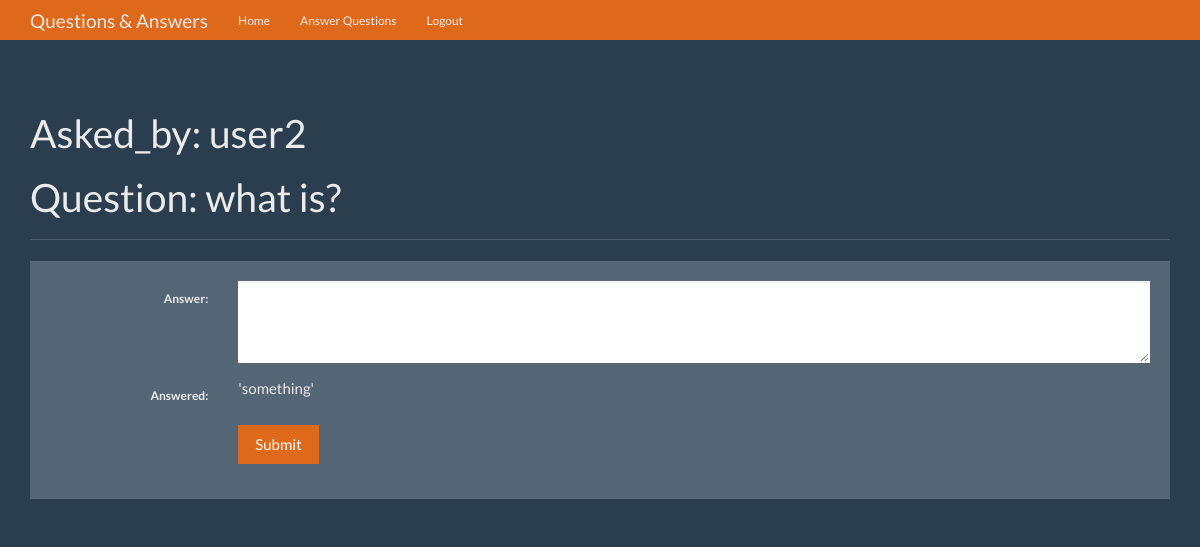
The app's page /answer/2 (signed in) with its own data.
### tables this page shows
CREATE TABLE User (
id integer primary key autoincrement,
name text not null,
password text not null,
expert boolean not null,
admin boolean not null
);

CREATE TABLE question (
id integer primary key autoincrement,
question_text text not null,
answer_text text not null,
asked_id integer not null,
expert_id integer not null
);

### app.py (the view, shortened to what this page needs)
@app.route('/answer/<question_id>', methods=['POST', 'GET'])
def answer(question_id):
    user = get_current_user()
    db = get_db()
    cursor = db.execute(
        'select user.name, question.id, question.question_text, question.answer_text, question.asked_id, question.expert_id from question INNER JOIN user ON question.asked_id = user.id where question.id=?', [question_id])
    question = cursor.fetchone()
    return render_template('answer.html', question=question, user=user)

### app.py (called while the page is built)
def get_current_user():
    user_result = None
    if 'user' in session:
        user = session['user']
        db = connect_db()
        user_query = db.execute(
            'select id, name, password, expert, admin from user where name =?', [user])
        user_result = user_query.fetchone()
    return user_result

### database.py (called while the page is built)
def connect_db():
    sql = sqlite3.connect('data.db')
    sql.row_factory = sqlite3.Row
    return sql

def get_db():
    if not hasattr(g, 'sqlite3'):
        g.sqlite_db = connect_db()
    return g.sqlite_db

### templates/answer.html (shortened to what this page needs)
{%extends 'base.html'%} {%from 'macro.html' import links%}  {%block nav%}{%endblock%} {%block body%} {%if user%}
<div class="page-header">
  <h1>Asked_by: {{question.name}}</h1>
  <h1>Question: {{question.question_text}}</h1>
</div>
<div class="row">
  <div class="col-lg-12">
    <div class="well bs-component">
      <form
        class="form-horizontal"
        method="post"
        action="{{url_for('answer', question_id=question.id)}}"
      >
        <fieldset>
          <div class="form-group">
            <label for="textArea" class="col-lg-2 control-label">Answer:</label>
            <div class="col-lg-10">
              <textarea
                name="answer"
                class="form-control"
                rows="3"
                id="textArea"
              ></textarea>
            </div>
          </div>
          <div class="form-group">
            <label for="textArea" class="col-lg-2 control-label"
              >Answered:</label
            >
            <div class="col-lg-10">
              {%if question.answer_text!='Null'%}
              <p>'{{question.answer_text}}'</p>
              {%else%}
              <p>'Not answered'</p>
              {%endif%}
            </div>
          </div>
          <div class="form-group">
            <div class="col-lg-10 col-lg-offset-2">
              <button type="submit" class="btn btn-primary">Submit</button>
            </div>
          </div>
        </fieldset>
      </form>
    </div>
  </div>
</div>
{%endif%} {%endblock%}

### static/theme.css (style rules this page uses)
body { padding-top: 70px; padding-bottom: 30px; }

### records on screen
User: name "user2"
question: question_text "what is?", answer_text "something"
